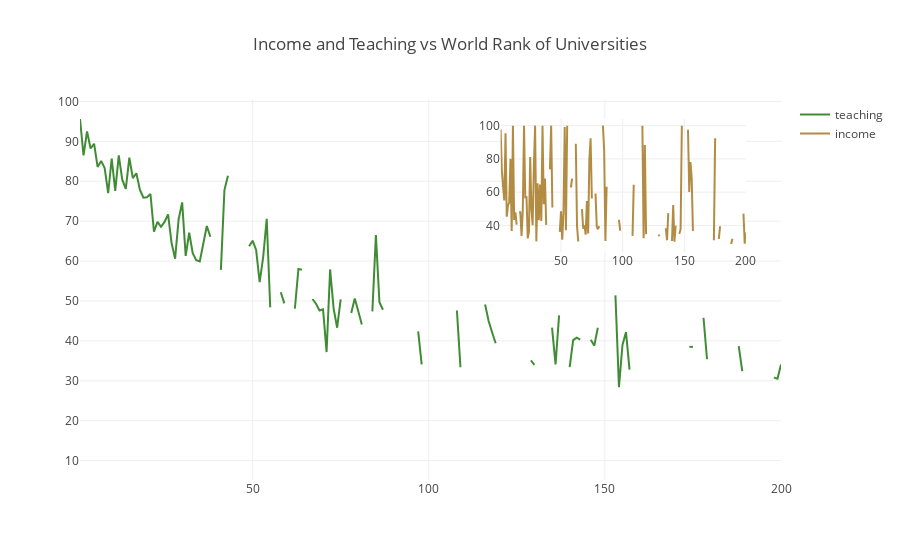

Notebook cell for this chart:
### Markdown cell above
### Combinando diferentes tipos de gráficos

### Code cell
trace1 = go.Scatter(
    x=df2.world_rank,
    y=df2.teaching,
    name = "teaching",
    marker = dict(color = 'rgba(16, 112, 2, 0.8)'),
)
trace2 = go.Scatter(
    x=df2.world_rank,
    y=df2.income,
    xaxis='x2',
    yaxis='y2',
    name = "income",
    marker = dict(color = 'rgba(160, 112, 20, 0.8)'),
)
data = [trace1, trace2]
layout = go.Layout(
    xaxis2=dict(
        domain=[0.6, 0.95],
        anchor='y2',        
    ),
    yaxis2=dict(
        domain=[0.6, 0.95],
        anchor='x2',
    ),
    title = 'Income and Teaching vs World Rank of Universities'

)

fig = go.Figure(data=data, layout=layout)
iplot(fig)

### Figure 1 — Plotly figure (JSON) as saved in the notebook; plotly's stock layout.template omitted (floating-point values rounded to 4 significant figures; data arrays with more than 128 entries replaced by an {"elided": "..."} marker saying what was removed)
{"data": [{"marker": {"color": "rgba(16, 112, 2, 0.8)"}, "name": "teaching", "type": "scatter", "uid": "bd994554-0fbb-4e1e-9386-33f1c778ca15", "x": {"elided": "800 str values"}, "y": {"elided": "800 float values"}}, {"marker": {"color": "rgba(160, 112, 20, 0.8)"}, "name": "income", "type": "scatter", "uid": "4fa624f2-bf31-41b3-9b7a-c7ea0aef219f", "x": {"elided": "800 str values"}, "xaxis": "x2", "y": {"elided": "800 str values"}, "yaxis": "y2"}], "layout": {"title": {"text": "Income and Teaching vs World Rank of Universities"}, "xaxis2": {"anchor": "y2", "domain": [0.6, 0.95]}, "yaxis2": {"anchor": "x2", "domain": [0.6, 0.95]}}}
